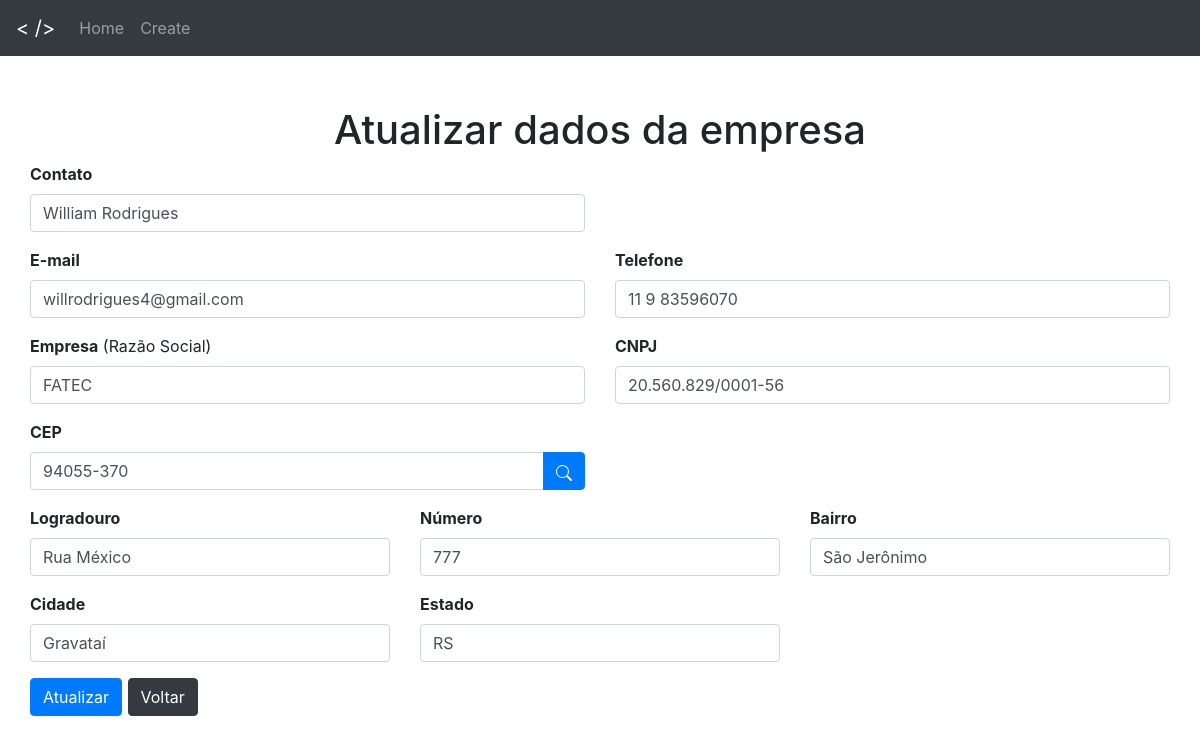
The app's page /update_form.php?id=36 with its own data.
### tables this page shows
CREATE TABLE `companies` (
  `id` int(11) NOT NULL,
  `contato` varchar(50) NOT NULL,
  `email` varchar(100) NOT NULL,
  `telefone` varchar(13) NOT NULL,
  `empresa` varchar(50) NOT NULL,
  `cnpj` varchar(18) NOT NULL,
  `cep` varchar(9) NOT NULL,
  `logradouro` varchar(100) NOT NULL,
  `bairro` varchar(50) NOT NULL,
  `numero` int(10) NOT NULL,
  `cidade` varchar(50) NOT NULL,
  `estado` varchar(50) NOT NULL,
  `data_registro` datetime NOT NULL
);

### Companies.php (called while the page is built, shortened)
<?php
class Companies {
    private $pdo;
    function __construct() {
        try{
          $this->pdo = new PDO("mysql:dbname=ajung_test;host=localhost", "root", "");
        } catch (Exception $ex) {
            echo $ex->getMessage();
        }
    }
    function getCompany($id){
        $sql = "SELECT * FROM companies WHERE id = :id";
        $sql = $this->pdo->prepare($sql);
        $sql->bindValue(":id", $id);
        $sql->execute();
        $sql = $sql->fetch();
        return $sql;
    }
}

### update_form.php (the view, shortened to what this page needs)
<?php
    require_once 'Companies.php';
    $c = new Companies();
    if(isset($_GET['id']) && !empty($_GET['id'])){
        $id = addslashes($_GET['id']);
        $empresa = $c->getCompany($id);
    }else{
        header("Location: index.php");
    }
?>
<!DOCTYPE html>
<html>
    <head>
	<link rel="stylesheet" href="https://stackpath.bootstrapcdn.com/bootstrap/4.1.3/css/bootstrap.min.css">
        <link rel="stylesheet" type="text/css" href="assets/style.css">
    </head>
    <body onload="hideMessages()">
        <nav class="navbar navbar-expand-lg navbar-dark bg-dark">
            <a href="#" class="navbar-brand"> < /> </a>
            <div class="navbar-collapse collapse" id="navbarMenu">
                <div class="navbar-nav">
                    <a href="index.php" class="nav-item nav-link">Home</a>
                    <a href="create_form.php" class="nav-item nav-link">Create</a>
                </div>
            </div>
        </nav>
        <div class="container">
            <p class="h1" align='center'>Atualizar dados da empresa</p>
            <form action="update.php" method="POST">
                <div class="row">
                    <div class="col-sm-12 col-md-6">
                        <div class="form-group">
                            <label for="contato"><b>Contato</b></label>
                            <input type="text" name="contato" class="form-control" id="contato" required="" onblur="validateContato()" value="<?= $empresa['contato']; ?>">
                        </div>
                    </div>
                </div>
                <div class="row">
                    <div class="col-sm-12 col-md-6">
                        <div class="form-group">
                            <label for="email"><b>E-mail</b></label>
                            <input type="email" name="email" class="form-control" id="email" required="" onblur="validateEmail()" value="<?= $empresa['email']; ?>">
                        </div>
                    </div>
                    <div class="col-sm-12 col-md-6">
                        <div class="form-group">
                            <label for="telefone"><b>Telefone</b></label>
                            <input type="text" name="telefone" class="form-control" id="telefone" required="" onblur="validateTelefone()" value="<?= $empresa['telefone']; ?>">
                        </div>
                    </div>
                </div>
                <div class="row">
                    <div class="col-sm-12 col-md-6">
                        <div class="form-group">
                            <label for="empresa"><b>Empresa</b> (Razão Social)</label>
                            <input type="text" name="empresa" class="form-control" id="empresa" required="" onblur="validateEmpresa()" value="<?= $empresa['empresa']; ?>">
                        </div>
                    </div>
                    <div class="col-sm-12 col-md-6">
                        <div class="form-group">
                            <label for="cnpj"><b>CNPJ</b></label>
                            <input type="text" name="cnpj" class="form-control" id="cnpj" required="" onblur="validateCnpj()" value="<?= $empresa['cnpj']; ?>">
                        </div>
                    </div>
                </div>
                <div class="row">
                    <div class="col-sm-12 col-md-6">
                        <div class="form-group">
                        <label for="cep"><b>CEP</b></label>
                        <div class="input-group">
                            <input type="text" name="cep" class="form-control" id="cep" required="" onblur="validateCep()" maxlength="9" value="<?= $empresa['cep']; ?>">
                            <div class="input-group-append">
                                <button class="btn btn-primary" type="button" id="button-addon2">
                                </button>
                            </div>
			</div>
                        </div>
                    </div>
                </div>
                <div class="row">
                    <div class="col-sm-12 col-md-4">
                        <div class="form-group">
                            <label for="logradouro"><b>Logradouro</b></label>
                            <input type="text" name="logradouro" class="form-control" id="logradouro" required="" onblur="validateLogradouro()" value="<?= $empresa['logradouro']; ?>">
                        </div>
                    </div>
                    <div class="col-sm-12 col-md-4">
                        <div class="form-group">
                            <label for="numero"><b>Número</b></label>
                            <input type="text" name="numero" class="form-control" id="numero" required="" onblur="validateNumero()" value="<?= $empresa['numero']; ?>">
                        </div>
                    </div>
                    <div class="col-sm-12 col-md-4">
                        <div class="form-group">
                            <label for="bairro"><b>Bairro</b></label>
                            <input type="text" name="bairro" class="form-control" id="bairro" required="" onblur="validateBairro()" value="<?= $empresa['bairro']; ?>">
                        </div>
                    </div>
                </div>
                <div class="row">
                    <div class="col-sm-12 col-md-4">
                        <div class="form-group">
                            <label for="cidade"><b>Cidade</b></label>
                            <input type="text" name="cidade" class="form-control" id="cidade" required="" onblur="validateCidade()" value="<?= $empresa['cidade']; ?>">
                        </div>
                    </div>
                    <div class="col-sm-12 col-md-4">
                        <div class="form-group">
                            <label for="estado"><b>Estado</b></label>
                            <input type="text" name="estado" class="form-control" id="estado" required="" onblur="validateEstado()" value="<?= $empresa['estado']; ?>">
                        </div>
                    </div>
                </div>
                <div class="row">
                    <div class="col-4 col-sm-1 col-md-1">
                        <input type="submit" class="btn btn-primary" value="Atualizar">
                    </div>
                    <div class="col-2 col-sm-1 col-md-1">
                        <a href="index.php" class="btn btn-dark">
                            Voltar
                        </a>
                    </div>
                </div>
            </form>
        </div>
    </body>
</html>

### assets/style.css (style rules this page uses)
.container { padding: 50px 0px; }

### records on screen
companies: contato "William Rodrigues", email "willrodrigues4@gmail.com", telefone "11 9 83596070", empresa "FATEC", cnpj "20.560.829/0001-56", cep "94055-370", logradouro "Rua México", numero "777", bairro "São Jerônimo", cidade "Gravataí", estado "RS"
